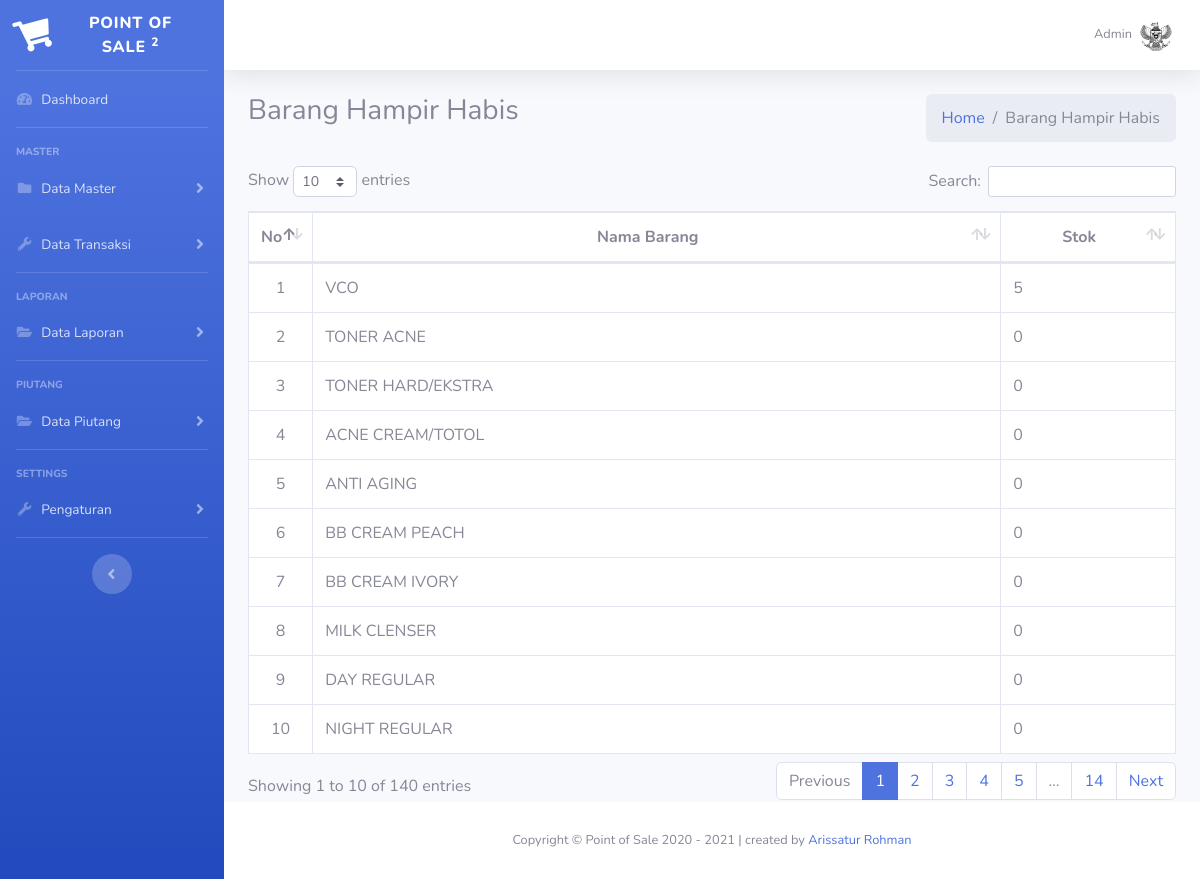
Screenshot of /index.php?page=brg_habis (signed in) with the database file from the repository.
### tables this page shows
CREATE TABLE `tb_barang` (
  `id_barang` int(11) NOT NULL,
  `barcode` varchar(100) NOT NULL,
  `nama_barang` varchar(50) NOT NULL,
  `ukuran` varchar(20) NOT NULL,
  `satuan` varchar(30) NOT NULL,
  `kategori` varchar(20) NOT NULL,
  `stok` varchar(20) NOT NULL,
  `harga_beli` varchar(20) NOT NULL,
  `harga_jual` varchar(20) NOT NULL
);

### index.php (the view, shortened to what this page needs)
<?php
include("inc/config.php");
$uri_path = "//$_SERVER[HTTP_HOST]$_SERVER[REQUEST_URI]";
$uri_segments = explode('/', $uri_path);
?>
<!DOCTYPE html>
<html lang="en">
<head>
  <link href="vendor/fontawesome-free/css/all.min.css" rel="stylesheet" type="text/css">
  <link href="css/sb-admin-2.min.css" rel="stylesheet">
  <link href="vendor/datatables/dataTables.bootstrap4.min.css" rel="stylesheet">
</head>
<body id="page-top">
  <div id="wrapper">
    <ul class="navbar-nav bg-gradient-primary <?php if ($uri_segments[4] == "index.php?page=penjualan") {echo 'toggled';}else{echo '';} ?> sidebar sidebar-dark accordion" id="accordionSidebar">
      <a class="sidebar-brand d-flex align-items-center justify-content-center" href="index.php">
        <div class="sidebar-brand-icon rotate-n-15">
          <i class="fas fa-shopping-cart"></i>
        </div>
        <div class="sidebar-brand-text mx-3">Point of Sale <sup>2</sup></div>
      </a>
      <hr class="sidebar-divider my-0">
      <li class="nav-item <?php if ($uri_segments[4] == "index.php") {echo 'active';} ?>">
        <a class="nav-link" href="index.php">
          <i class="fas fa-fw fa-tachometer-alt"></i>
          <span>Dashboard</span></a>
      </li>
      <hr class="sidebar-divider">
      <div class="sidebar-heading">
        Master
      </div>
      <li class="nav-item
      <?php
        if ($uri_segments[4] == "index.php?page=barang") {echo 'active';}
        elseif ($uri_segments[4] == "index.php?page=pelanggan") {echo 'active';}
        elseif ($uri_segments[4] == "index.php?page=level") {echo 'active';}
      ?>">
        <a class="nav-link collapsed" href="#" data-toggle="collapse" data-target="#collapseTwo" aria-expanded="true" aria-controls="collapseTwo">
          <i class="fas fa-fw fa-folder"></i>
          <span>Data Master</span>
        </a>
      </li>
      <li class="nav-item
      <?php
        if ($uri_segments[4] == "index.php?page=beli") {echo 'active';}
        elseif ($uri_segments[4] == "index.php?page=penjualan") {echo 'active';}
      ?>">
        <a class="nav-link collapsed" href="#" data-toggle="collapse" data-target="#collapseUtilities" aria-expanded="true" aria-controls="collapseUtilities">
          <i class="fas fa-fw fa-wrench"></i>
          <span>Data Transaksi</span>
        </a>
      </li>
      <hr class="sidebar-divider">
      <div class="sidebar-heading">
        Laporan
      </div>
      <li class="nav-item
      <?php
        if ($uri_segments[4] == "index.php?page=top_omzet") {echo 'active';}
        elseif ($uri_segments[4] == "index.php?page=lap_penjualan") {echo 'active';}
      ?>">
        <a class="nav-link collapsed" href="#" data-toggle="collapse" data-target="#collapsePages" aria-expanded="true" aria-controls="collapsePages">
          <i class="fas fa-fw fa-folder-open"></i>
          <span>Data Laporan</span>
        </a>
      </li>
      <hr class="sidebar-divider">
      <div class="sidebar-heading">
        Piutang
      </div>
      <li class="nav-item
      <?php
        if ($uri_segments[4] == "index.php?page=piutang") {echo 'active';}
      ?>">
        <a class="nav-link collapsed" href="#" data-toggle="collapse" data-target="#piutang" aria-expanded="true" aria-controls="collapsePages">
          <i class="fas fa-fw fa-folder-open"></i>
          <span>Data Piutang</span>
        </a>
      </li>
      <hr class="sidebar-divider">
      <div class="sidebar-heading">
        Settings
      </div>
      <li class="nav-item
      <?php
        if ($uri_segments[4] == "index.php?page=brand") {echo 'active';}
        elseif ($uri_segments[4] == "index.php?page=user") {echo 'active';}
      ?>">
        <a class="nav-link collapsed" href="#" data-toggle="collapse" data-target="#collapseSetting" aria-expanded="true" aria-controls="collapseSetting">
          <i class="fas fa-fw fa-wrench"></i>
          <span>Pengaturan</span>
        </a>
      </li>
      <hr class="sidebar-divider d-none d-md-block">
      <div class="text-center d-none d-md-inline">
        <button class="rounded-circle border-0" id="sidebarToggle"></button>
      </div>
    </ul>
    <div id="content-wrapper" class="d-flex flex-column">
      <div id="content">
        <nav class="navbar navbar-expand navbar-light bg-white topbar mb-4 static-top shadow">
          <ul class="navbar-nav ml-auto">
            <li class="nav-item dropdown no-arrow">
              <a class="nav-link dropdown-toggle" href="#" id="userDropdown" role="button" data-toggle="dropdown" aria-haspopup="true" aria-expanded="false">
                <span class="mr-2 d-none d-lg-inline text-gray-600 small"><?= $_SESSION['nama_user']; ?></span>
                <img class="img-profile rounded-circle" src="img/09032021155951garuda.png">
              </a>
            </li>
          </ul>
        </nav>
        <div class="container-fluid">
          <?php
          $page = $_GET['page'];
          $aksi = $_GET['aksi'];
          if ($page == "barang") {
            if ($aksi == "") {
              include('page/barang/barang.php');
            } elseif ($aksi == "add") {
              include('page/barang/add.php');
            } elseif ($aksi == "edit") {
              include('page/barang/edit.php');
            } elseif ($aksi == "delete") {
              include('page/barang/delete.php');
            }
          } elseif ($page == "piutang") {
            if ($aksi == "") {
              include('page/piutang/piutang.php');
            } elseif ($aksi == "edit") {
              include('page/piutang/edit.php');
            }
          } elseif ($page == "top_omzet") {
            if ($aksi == "") {
              include('page/laporan/top_omzet.php');
            } elseif ($aksi == "omzet_detail") {
              include('page/laporan/omzet_detail.php');
            }
          }elseif ($page == "brg_habis") {
            if ($aksi == "") {
              include('page/laporan/lap_brg_habis.php');
            }
          } elseif ($page == "") {
            include "dashboard.php";
          } else {
            echo "Halaman tidak ditemukan";
          }
          ?>
        </div>
      </div>
      <footer class="sticky-footer bg-white">
        <div class="container my-auto">
          <div class="copyright text-center my-auto">
            <span>Copyright &copy; Point of Sale 2020 - <?= $th = date('Y'); ?> | created by <a href="https://github.com/arissaturrohman/">Arissatur Rohman</a></span>
          </div>
        </div>
      </footer>
    </div>
  </div>
</body>
</html>

### page/laporan/lap_brg_habis.php
<section class="content-header">
  <div class="row mb-2">
    <div class="col-sm-6">
      <h3>Barang Hampir Habis</h3>
    </div>
    <div class="col-sm-6">
      <ol class="breadcrumb float-sm-right">
        <li class="breadcrumb-item"><a href="index.php">Home</a></li>
        <li class="breadcrumb-item active">Barang Hampir Habis</li>
      </ol>
    </div>
  </div>
</section>
<section class="content">
<table id="dataTable" class="table table-bordered table-hover bg-white">
    <thead>
      <tr>
        <th class="align-middle text-center" width="5%">No</th>
        <th class="align-middle text-center">Nama Barang</th>
        <th class="align-middle text-center">Stok</th>
      </tr>
    </thead>
    <tbody>
      <?php
      $no = 1;
      $barang = $conn->query("SELECT * FROM tb_barang WHERE stok <= 5");
      while ($data = $barang->fetch_assoc()) {
      ?>
        <tr>
          <td class="align-middle text-center"><?= $no++; ?></td>
          <td><?= $data['nama_barang']; ?></td>
          <td><?= number_format($data['stok']); ?></td>
        </tr>
        <?php } ?>
    </tbody>
  </table>
</section>

### rows the page displays
tb_barang: nama_barang "VCO", stok "5"
tb_barang: nama_barang "TONER ACNE", stok "0"
tb_barang: nama_barang "TONER HARD/EKSTRA", stok "0"
tb_barang: nama_barang "ACNE CREAM/TOTOL", stok "0"
tb_barang: nama_barang "ANTI AGING", stok "0"
tb_barang: nama_barang "BB CREAM PEACH", stok "0"
tb_barang: nama_barang "BB CREAM IVORY", stok "0"
tb_barang: nama_barang "MILK CLENSER", stok "0"
tb_barang: nama_barang "DAY REGULAR", stok "0"
tb_barang: nama_barang "NIGHT REGULAR", stok "0"

### other values shown
$_SESSION['nama_user'] "Admin"
